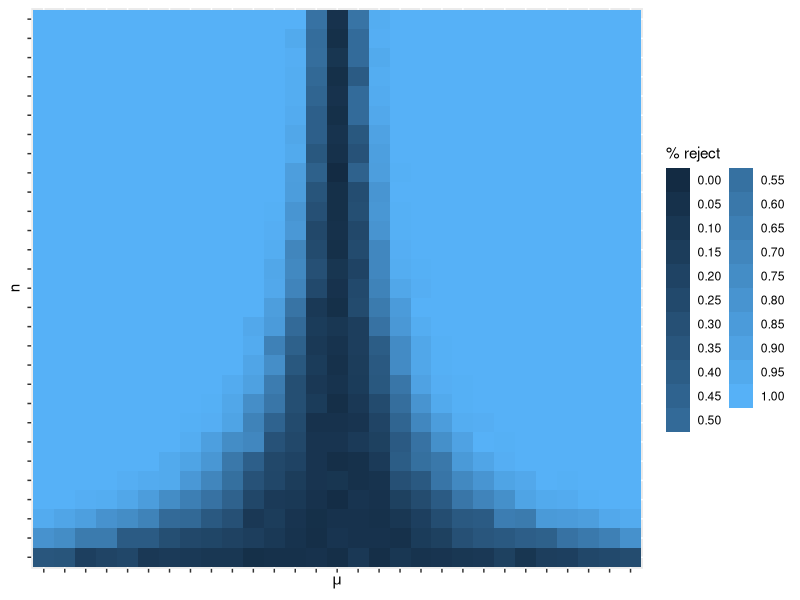
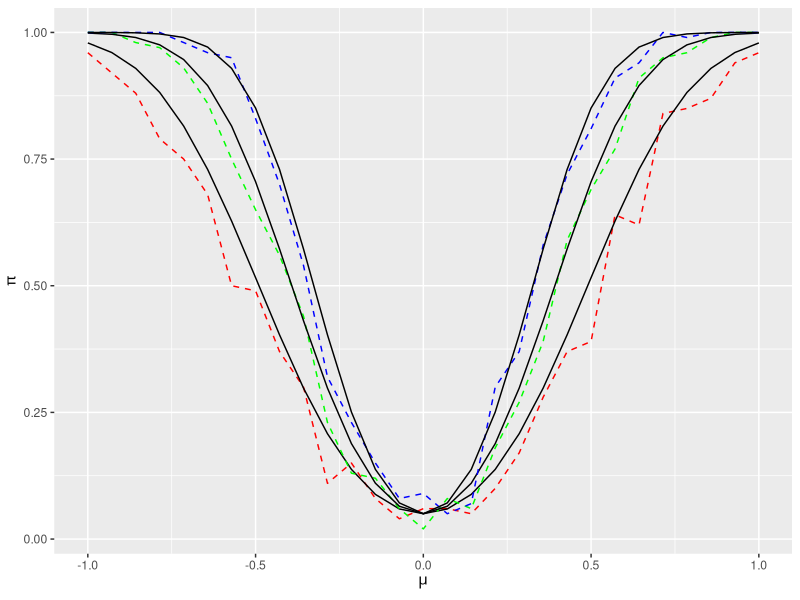
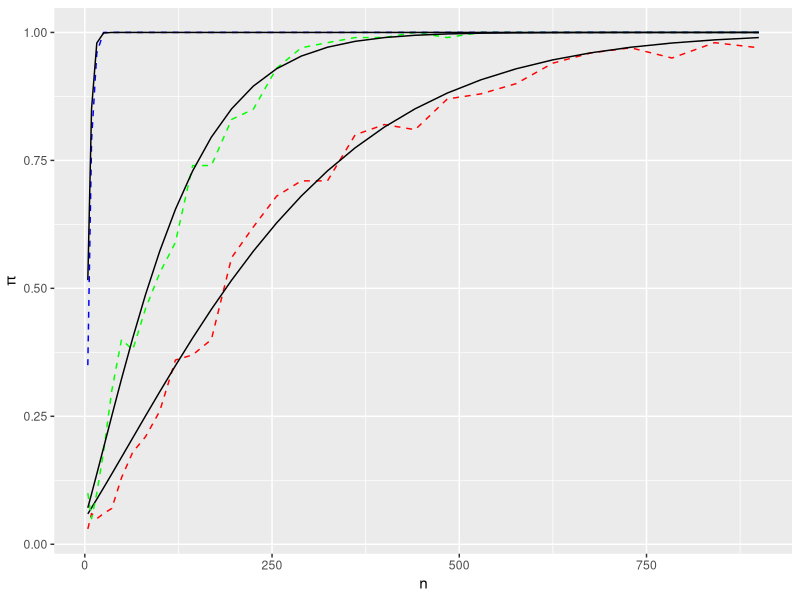

These charts were generated, in order, by the following R code:
rm(list = ls())
cat("\014")

library(tidyverse)
library(tidyr)

n <- (2:30)^2
u <- seq(-1,1,length.out = length(n))

g <- function(n, u, s) {
  R <- c()
  for (i in 1:s) {
    y <- rnorm(n, u, 1)
    t <- t.test(y, alternative = "two.sided")
    r <- t$p.value < 0.05
    R <- c(R,r)
  }
  return(mean(R))
}

G <- mapply(g,rep(n,29),rep(u,each=29),100)
M <- cbind(rep(n,29), rep(u, each = 29), G)
M <- as.data.frame(M)
colnames(M) <- c("n", "u", "G")

ggplot(data = M, aes(x = factor(u), y = factor(n))) + geom_tile(aes(fill = G)) + theme(axis.text = element_blank()) + xlab(expression(mu)) + ylab("n") + scale_fill_continuous(guide = guide_legend(title = "% reject"), limits=c(0, 1), breaks=seq(0,1,by=0.05))

U <- reshape(M, idvar = "u", direction = "wide", timevar = "n")
colnames(U) <- c("u",as.character(n))

ggplot(data = U) +
  geom_line(aes(x=u, y=`16`), linetype = "dashed", color = "red") + 
  geom_line(aes(x=u, y = 1 - pnorm(1.96 - 4*u) + pnorm(-1.96 - 4*u))) +
  geom_line(aes(x=u, y=`25`), linetype = "dashed", color = "green") + 
  geom_line(aes(x=u, y = 1 - pnorm(1.96 - 5*u) + pnorm(-1.96 - 5*u))) +
  geom_line(aes(x=u, y=`36`), linetype = "dashed", color = "blue") + 
  geom_line(aes(x=u, y = 1 - pnorm(1.96 - 6*u) + pnorm(-1.96 - 6*u))) + 
  ylab(expression(pi)) + xlab(expression(mu))

N <- reshape(M, idvar = "n", direction = "wide", timevar = "u")
colnames(N) <- c("n", as.character(1:29))

ggplot(data = N) +
  geom_line(aes(x=n, y=`17`), linetype = "dashed", color = "red") + 
  geom_line(aes(x=n, y = 1 - pnorm(1.96 - sqrt(n)*u[17]) + pnorm(-1.96 - sqrt(n)*u[17]))) +
  geom_line(aes(x=n, y=`18`), linetype = "dashed", color = "green") + 
  geom_line(aes(x=n, y = 1 - pnorm(1.96 - sqrt(n)*u[18]) + pnorm(-1.96 - sqrt(n)*u[18]))) +
  geom_line(aes(x=n, y=`1`), linetype = "dashed", color = "blue") + 
  geom_line(aes(x=n, y = 1 - pnorm(1.96 - sqrt(n)*u[1]) + pnorm(-1.96 - sqrt(n)*u[1]))) +
  ylab(expression(pi))
